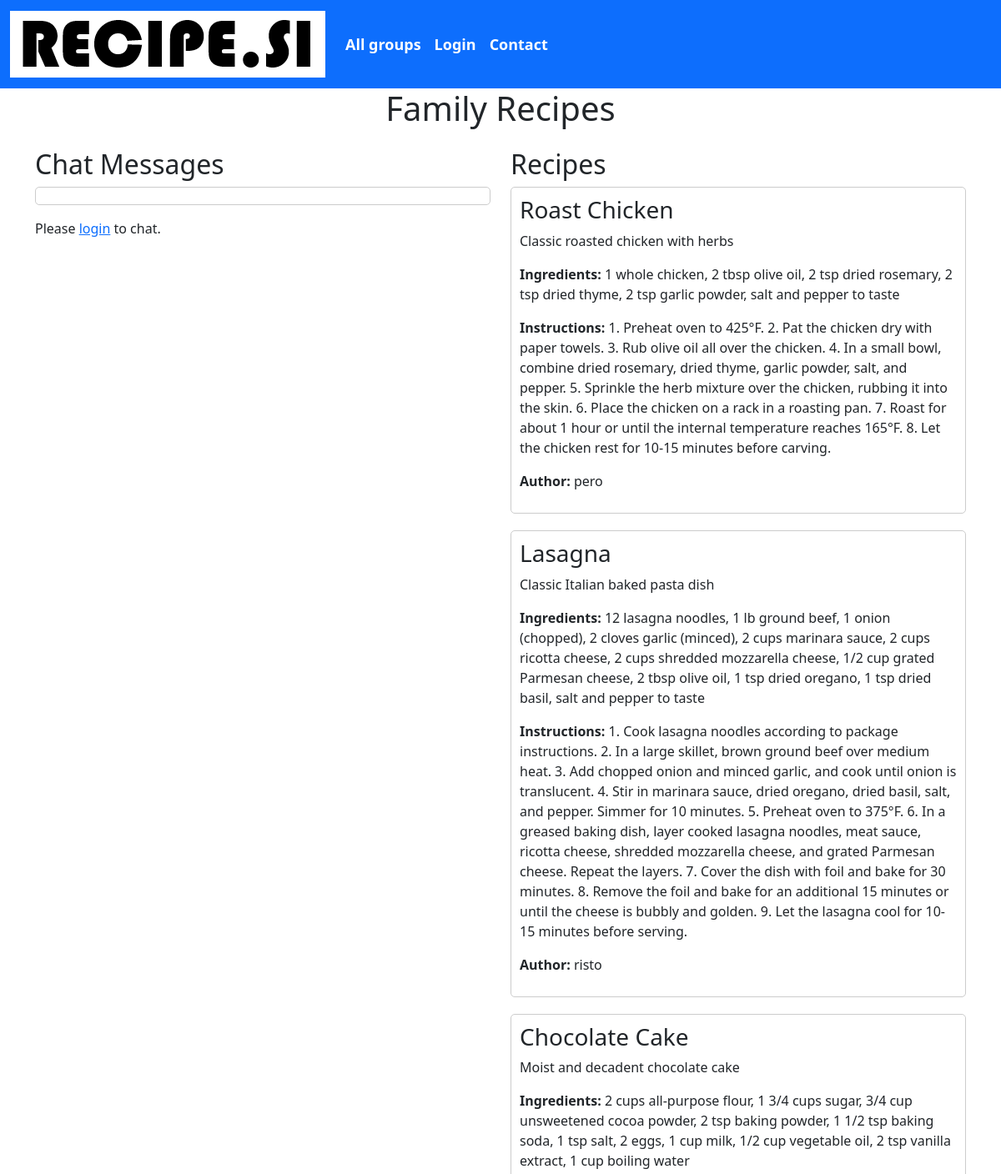
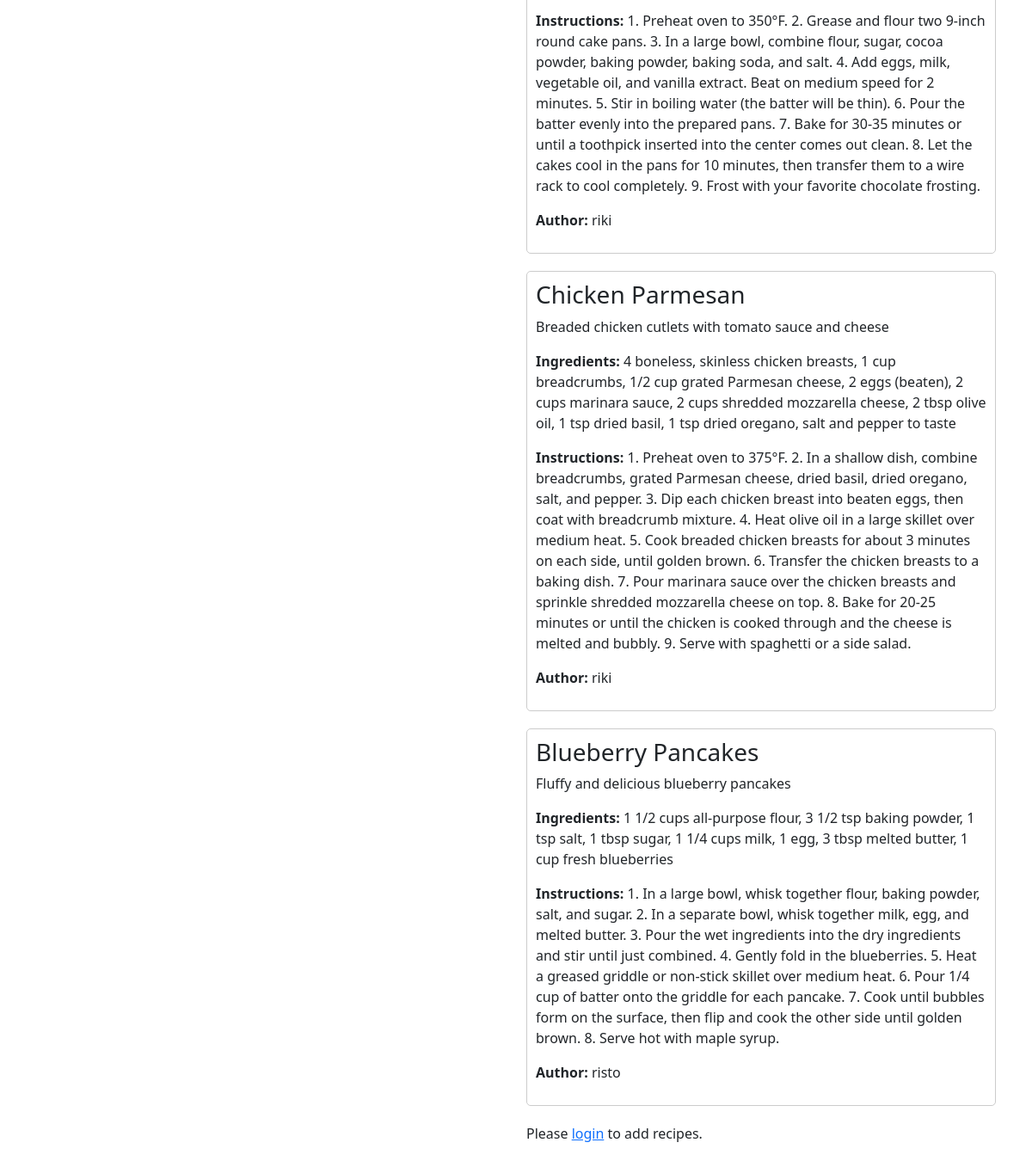
Page /index.php/group?id=1 on the committed database (2 pictures, top to bottom).
### tables this page shows
CREATE TABLE IF NOT EXISTS `group` (
  `id` int(11) NOT NULL AUTO_INCREMENT,
  `name` varchar(255) NOT NULL,
  `description` varchar(255),
  PRIMARY KEY (`id`)
);

CREATE TABLE IF NOT EXISTS `recipe` (
  `id` int(11) NOT NULL AUTO_INCREMENT,
  `title` varchar(255) NOT NULL,
  `description` text NOT NULL,
  `ingredients` text NOT NULL,
  `instructions` text NOT NULL,
  `group_id` int(11) NOT NULL,
  `user_id` int(11) NOT NULL,
  PRIMARY KEY (`id`),
  FOREIGN KEY (`group_id`) REFERENCES `group` (`id`),
  FOREIGN KEY (`user_id`) REFERENCES `user` (`id`)
);

CREATE TABLE IF NOT EXISTS `user` (
  `id` int(11) NOT NULL AUTO_INCREMENT,
  `username` varchar(255) NOT NULL,
  `password` varchar(255) NOT NULL,
  PRIMARY KEY (`id`)
);

### Model/GroupDB.php (called while the page is built, shortened)
<?php
class GroupDB {
    public static function getGroup($id) {
        $db = DBInit::getInstance();
        $statement = $db->prepare("SELECT id, name FROM `group`
            WHERE id = :id");
        $statement->bindParam(":id", $id, PDO::PARAM_INT);
        $statement->execute();
        $group = $statement->fetch();
        if ($group != null) {
            return $group;
        } else {
            throw new InvalidArgumentException("No group record with id $id");
        }
    }
}

### Model/RecipeDB.php (called while the page is built, shortened)
<?php
class RecipeDB {
    public static function getRecipesByGroup($groupId) {
        $db = DBInit::getInstance();
        $statement = $db->prepare("SELECT id, title, description, ingredients, instructions, group_id, user_id
            FROM recipe
            WHERE group_id = :group_id");
        $statement->bindParam(":group_id", $groupId, PDO::PARAM_INT);
        $statement->execute();
        return $statement->fetchAll(PDO::FETCH_ASSOC);
    }
}

### Model/UserDB.php (called while the page is built, shortened)
<?php
class UserDB {
    public static function getUser($id) {
        $db = DBInit::getInstance();
        $statement = $db->prepare("SELECT id, username, password FROM user
            WHERE id = :id");
        $statement->bindParam(":id", $id, PDO::PARAM_INT);
        $statement->execute();
        $user = $statement->fetch();
        if ($user != null) {
            return $user;
        } else {
            throw new InvalidArgumentException("No user record with id $id");
        }
    }
}

### View/group-chat.php (the view, shortened to what this page needs)
<!DOCTYPE html>
<html>
<head>
    <link rel="stylesheet" type="text/css" href="../style/groupStyles.css">
    <link href="https://cdn.jsdelivr.net/npm/bootstrap@5.3.0-alpha3/dist/css/bootstrap.min.css" rel="stylesheet">
</head>
<body>
    <?php include 'navigation.php'; ?>
    <h1 class="text-center mb-4"><?php echo $group['name']; ?></h1>
    <div class="container">
        <div class="row">
            <div class="col-md-6">
                <div class="chat-container">
                    <h2>Chat Messages</h2>
                    <ul id="chat-messages">
                    </ul>
                    <?php if (isset($_SESSION["authenticated"]) && $_SESSION["authenticated"]):?>
                    <form id="chat-form">
                        <div class="input-group mb-3">
                            <input type="text" id="message-input" class="form-control" placeholder="Type your message...">
                            <button id="button" type="submit" class="btn btn-primary">Send</button>
                        </div>
                    </form>
                    <?php else: ?>
                        <p>Please <a href="user/login">login</a> to chat.</p>
                    <?php endif; ?>
                </div>
            </div>
            <div class="col-md-6">
                <div class="recipe-container">
                    <h2>Recipes</h2>
                    <div id="recipes">
                        <?php foreach ($recipes as $recipe): ?>
                            <div class="recipe">
                                <h3><?php echo $recipe['title']; ?></h3>
                                <p><?php echo $recipe['description']; ?></p>
                                <p><strong>Ingredients:</strong> <?php echo $recipe['ingredients']; ?></p>
                                <p><strong>Instructions:</strong> <?php echo $recipe['instructions']; ?></p>
                                <p><strong>Author:</strong> <?php echo UserDB::getUser($recipe['user_id'])['username']; ?></p>
                            </div>
                        <?php endforeach; ?>
                    </div>
                    <?php if (!isset($_SESSION['user_id'])): ?>
                        <p>Please <a href="user/login">login</a> to add recipes.</p>
                    <?php endif; ?>
                </div>
            </div>
        </div>
    </div>
</body>
</html>

### navigation.php (shortened to what this page needs)
<nav class="navbar navbar-expand-lg navbar-light bg-primary">
    <div class="container-fluid">
        <a class="navbar-brand" href="/domaca_3/index.php/group"><img src="\domaca_3\assets\logo.png" alt="Recipe.si Logo"></a>
        <div class="collapse navbar-collapse" id="navbarNav">
            <ul class="navbar-nav">
                <li class="nav-item">
                    <a class="nav-link" href="/domaca_3/index.php/group"><b>All groups</b></a>
                </li>
                <?php if (!isset($_SESSION["authenticated"]) || (!$_SESSION["authenticated"])):?>
                <li class="nav-item">
                    <a class="nav-link" href="/domaca_3/index.php/user/login"><b>Login</b></a>
                </li>
                <?php endif; ?>
                <li class="nav-item">
                    <a class="nav-link" href="#"><b>Contact</b></a>
                </li>
            </ul>
        </div>
    </div>
</nav>

### index.php (shortened to what this page needs)
<?php
require_once("ViewHelper.php");
require_once("controller/GroupController.php");
$path = isset($_SERVER["PATH_INFO"]) ? trim($_SERVER["PATH_INFO"], "/") : "";
$urls = [
    "group" => function () {
        GroupController::index();
     },
     "add-recipe" => function () {
        if ($_SERVER["REQUEST_METHOD"] === "POST") {
            RecipeController::createRecipe($_POST["title"],$_POST["description"],$_POST["ingredients"],$_POST["instructions"],$_POST["group_id"],$_POST["user_id"]);
        }
    },
    "group/selection" => function () {
        GroupController::showGroupSelection();
    },
    "group/create" => function () {
        if ($_SERVER["REQUEST_METHOD"] === "POST"):
            GroupController::createGroup();
        else:
            GroupController::createGroupForm();
        endif;
    },
    "user/register" => function () {
        if ($_SERVER["REQUEST_METHOD"] == "POST") {
            UserController::registerUser();
        } else {
            UserController::showRegistrationForm();
        }
    },
    "user/login" => function () {
        if ($_SERVER["REQUEST_METHOD"] == "POST") {
            UserController::loginUser();
        } else {
            UserController::showLoginForm();
        }
    },
    "user/logout" => function () {
        UserController::logoutUser();
    },
    "" => function () {
        ViewHelper::redirect(BASE_URL . "group");
    },
];
try {
    if (isset($urls[$path])) {
        $urls[$path]();
    } else {
        echo "No controller for '$path'";
    }
} catch (Exception $e) {
    echo "An error occurred: <pre>$e</pre>";
}

### Controller/GroupController.php (shortened to what this page needs)
<?php
require_once "model/GroupDB.php";
class GroupController {
    public static function index() {
        if (isset($_GET["id"])) {
            $groupId = $_GET["id"];
            $group = GroupDB::getGroup($groupId);
            $recipes = RecipeDB::getRecipesByGroup($groupId);
            ViewHelper::render("view/group-chat.php", [
                "group" => $group,
                "recipes" => $recipes
            ]);
        } else {
            ViewHelper::render("view/group-selection.php", [
                "groups" => GroupDB::getAllGroups()
            ]);
        }
    }
}

### ViewHelper.php (shortened to what this page needs)
<?php
class ViewHelper {
    public static function render($file, $variables = array()) {
        extract($variables);
        include($file);
        $renderedView = ob_get_clean();
        echo $renderedView;
    }
}

### style/groupStyles.css (style rules this page uses)
.container { display: flex; flex-direction: column; align-items: center; }
.chat-container { margin-bottom: 20px; }
.recipe-container { margin-bottom: 20px; }
.recipe { margin-bottom: 20px; border: 1px solid #ccc; padding: 10px; border-radius: 5px; }
.recipe h3 { margin-top: 0; }
#chat-messages { max-height: 300px; overflow-y: scroll; border: 1px solid #ccc; padding: 10px; border-radius: 5px; }

### navigation.php (style rules this page uses)
.navbar-nav .nav-link { color: #fff; font-size: 18px; padding: 8px 16px; }

### rows in the picture
group: name "Family Recipes"
recipe: title "Roast Chicken", description "Classic roasted chicken with herbs", ingredients "1 whole chicken, 2 tbsp olive oil, 2 tsp dried rosemary, 2 tsp dried thyme, 2 tsp garlic powder, salt and pepper to taste", instructions "1. Preheat oven to 425°F. 2. Pat the chicken dry with paper towels. 3. Rub olive oil all over the chicken. 4. In a small bowl, combine dried rosemary, dried thyme, garlic powder, salt, and pepper. 5. Sprinkle the herb mixture over the chicken, rubbing it into the skin. 6. Place the chicken on a rack in a roasting pan. 7. Roast for about 1 hour or until the internal temperature reaches 165°F. 8. Let the chicken rest for 10-15 minutes before carving.", user.username "pero"
recipe: title "Lasagna", description "Classic Italian baked pasta dish", ingredients "12 lasagna noodles, 1 lb ground beef, 1 onion (chopped), 2 cloves garlic (minced), 2 cups marinara sauce, 2 cups ricotta cheese, 2 cups shredded mozzarella cheese, 1/2 cup grated Parmesan cheese, 2 tbsp olive oil, 1 tsp dried oregano, 1 tsp dried basil, salt and pepper to taste", instructions "1. Cook lasagna noodles according to package instructions. 2. In a large skillet, brown ground beef over medium heat. 3. Add chopped onion and minced garlic, and cook until onion is translucent. 4. Stir in marinara sauce, dried oregano, dried basil, salt, and pepper. Simmer for 10 minutes. 5. Preheat oven to 375°F. 6. In a greased baking dish, layer cooked lasagna noodles, meat sauce, ricotta cheese, shredded mozzarella cheese, and grated Parmesan cheese. Repeat the layers. 7. Cover the dish with foil and bake for 30 minutes. 8. Remove the foil and bake for an additional 15 minutes or until the cheese is bubbly and golden. 9. Let the lasagna cool for 10-15 minutes before serving.", user.username "risto"
recipe: title "Chocolate Cake", description "Moist and decadent chocolate cake", ingredients "2 cups all-purpose flour, 1 3/4 cups sugar, 3/4 cup unsweetened cocoa powder, 2 tsp baking powder, 1 1/2 tsp baking soda, 1 tsp salt, 2 eggs, 1 cup milk, 1/2 cup vegetable oil, 2 tsp vanilla extract, 1 cup boiling water", instructions "1. Preheat oven to 350°F. 2. Grease and flour two 9-inch round cake pans. 3. In a large bowl, combine flour, sugar, cocoa powder, baking powder, baking soda, and salt. 4. Add eggs, milk, vegetable oil, and vanilla extract. Beat on medium speed for 2 minutes. 5. Stir in boiling water (the batter will be thin). 6. Pour the batter evenly into the prepared pans. 7. Bake for 30-35 minutes or until a toothpick inserted into the center comes out clean. 8. Let the cakes cool in the pans for 10 minutes, then transfer them to a wire rack to cool completely. 9. Frost with your favorite chocolate frosting.", user.username "riki"
recipe: title "Chicken Parmesan", description "Breaded chicken cutlets with tomato sauce and cheese", ingredients "4 boneless, skinless chicken breasts, 1 cup breadcrumbs, 1/2 cup grated Parmesan cheese, 2 eggs (beaten), 2 cups marinara sauce, 2 cups shredded mozzarella cheese, 2 tbsp olive oil, 1 tsp dried basil, 1 tsp dried oregano, salt and pepper to taste", instructions "1. Preheat oven to 375°F. 2. In a shallow dish, combine breadcrumbs, grated Parmesan cheese, dried basil, dried oregano, salt, and pepper. 3. Dip each chicken breast into beaten eggs, then coat with breadcrumb mixture. 4. Heat olive oil in a large skillet over medium heat. 5. Cook breaded chicken breasts for about 3 minutes on each side, until golden brown. 6. Transfer the chicken breasts to a baking dish. 7. Pour marinara sauce over the chicken breasts and sprinkle shredded mozzarella cheese on top. 8. Bake for 20-25 minutes or until the chicken is cooked through and the cheese is melted and bubbly. 9. Serve with spaghetti or a side salad.", user.username "riki"
recipe: title "Blueberry Pancakes", description "Fluffy and delicious blueberry pancakes", ingredients "1 1/2 cups all-purpose flour, 3 1/2 tsp baking powder, 1 tsp salt, 1 tbsp sugar, 1 1/4 cups milk, 1 egg, 3 tbsp melted butter, 1 cup fresh blueberries", instructions "1. In a large bowl, whisk together flour, baking powder, salt, and sugar. 2. In a separate bowl, whisk together milk, egg, and melted butter. 3. Pour the wet ingredients into the dry ingredients and stir until just combined. 4. Gently fold in the blueberries. 5. Heat a greased griddle or non-stick skillet over medium heat. 6. Pour 1/4 cup of batter onto the griddle for each pancake. 7. Cook until bubbles form on the surface, then flip and cook the other side until golden brown. 8. Serve hot with maple syrup.", user.username "risto"
